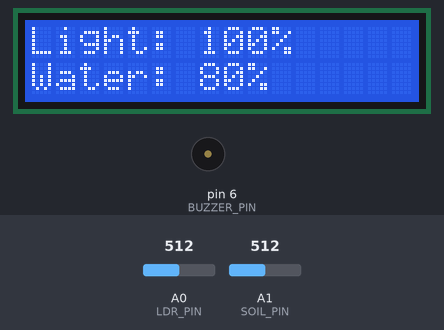
A sketch run on a simulated Arduino Uno, built with avr-gcc and run on an emulated ATmega328P. On the bench: 16×2 character LCD, buzzer (waves = sounding, pin HIGH). The inputs (shaded band) are chosen by the test bench; at power-on: A1 (SOIL_PIN) = 512, A0 (LDR_PIN) = 512. Pins used as bus, display or sensor lines are not drawn; what the sketch prints to the serial monitor is not drawn.

Above: at 3.2 s.
3.3 s: A1 (SOIL_PIN) set to 751
At 5.2 s:
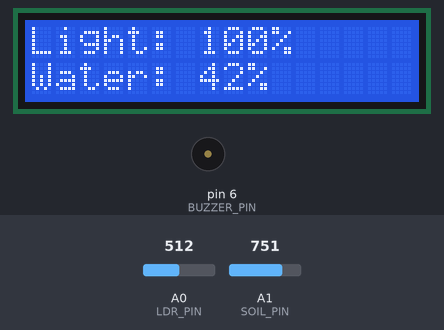
5.5 s: A1 (SOIL_PIN) set to 778
At 7.2 s:
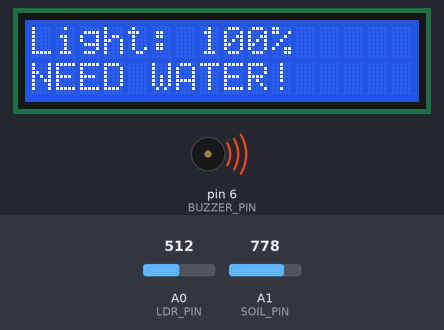
7.5 s: A0 (LDR_PIN) set to 17
At 9.3 s:
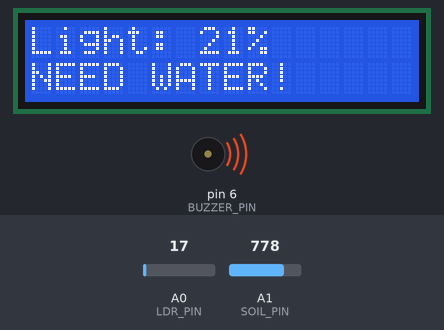
9.6 s: A0 (LDR_PIN) set to 14
At 11.3 s:
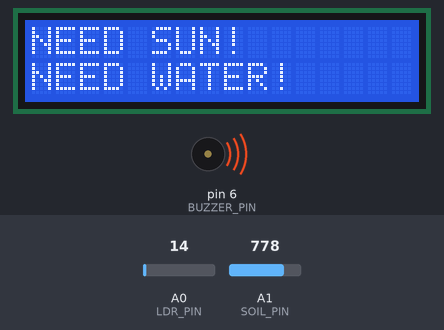
11.6 s: A1 (SOIL_PIN) set to 716
At 13.3 s:
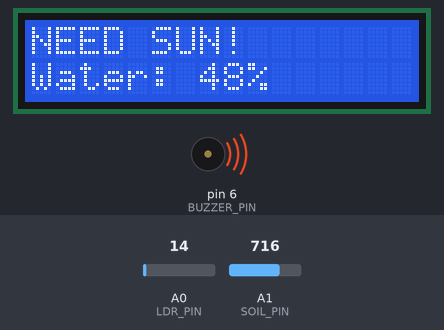
13.6 s: A0 (LDR_PIN) set to 30
At 15.3 s:
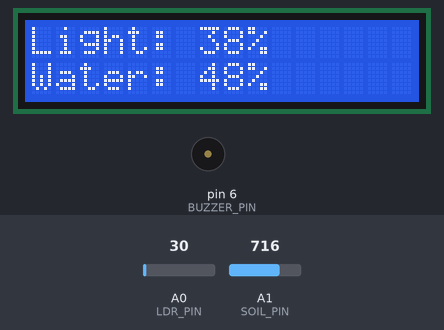
Timing chart, 0 to 16.6 s (numbered marks = the images above; inputs shaded):
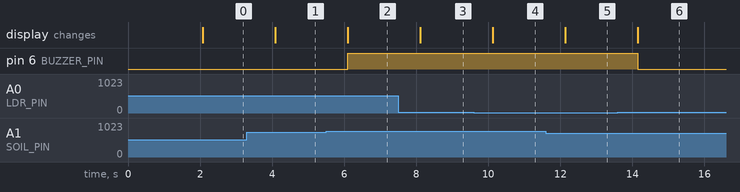

The sketch:

garden_monitor.ino
```cpp
#include <LiquidCrystal.h>

#define LDR_PIN A0
#define SOIL_PIN A1
#define BUZZER_PIN 6

#define LCD_VO_PIN 9
#define LCD_CONTRAST 80

#define LDR_MIN_RAW 0
#define LDR_MAX_RAW 78

#define SOIL_DRY_RAW 1023
#define SOIL_WET_RAW 385

#define MIN_LIGHT_THRESHOLD 20
#define MIN_WATER_THRESHOLD 40

LiquidCrystal lcd(12, 11, 5, 4, 3, 2);

void setup() {
  Serial.begin(9600);

  pinMode(LCD_VO_PIN, OUTPUT);
  analogWrite(LCD_VO_PIN, LCD_CONTRAST);

  lcd.begin(16, 2);
  pinMode(BUZZER_PIN, OUTPUT);

  lcd.clear();
  lcd.setCursor(0, 0);
  lcd.print("System Starting..");
  delay(2000);
}

void loop() {
  int lightValue = analogRead(LDR_PIN);
  int soilValue = analogRead(SOIL_PIN);

  int lightPercentage = map(lightValue, LDR_MIN_RAW, LDR_MAX_RAW, 0, 100);
  lightPercentage = constrain(lightPercentage, 0, 100);

  int soilPercentage = map(soilValue, SOIL_DRY_RAW, SOIL_WET_RAW, 0, 100);
  soilPercentage = constrain(soilPercentage, 0, 100);

  lcd.clear();

  bool triggerBuzzer = false;

  lcd.setCursor(0, 0);
  if (lightPercentage < MIN_LIGHT_THRESHOLD) {
    lcd.print("NEED SUN!");
    triggerBuzzer = true;
  } else {
    lcd.print("Light: ");
    lcd.print(lightPercentage);
    lcd.print("%");
  }

  lcd.setCursor(0, 1);
  if (soilPercentage < MIN_WATER_THRESHOLD) {
    lcd.print("NEED WATER!");
    triggerBuzzer = true;
  } else {
    lcd.print("Water: ");
    lcd.print(soilPercentage);
    lcd.print("%");
  }

  if (triggerBuzzer == true) {
    digitalWrite(BUZZER_PIN, HIGH);
  } else {
    digitalWrite(BUZZER_PIN, LOW);
  }

  Serial.print("Light: ");
  Serial.print(lightPercentage);
  Serial.print("% | Water: ");
  Serial.print(soilPercentage);
  Serial.println("%");

  delay(1000);
}
```

Measured:
- the behaviour switches between 767 and 768 on A1 (SOIL_PIN) (found by bisection; images 1 and 2)
- the behaviour switches between 16 and 15 on A0 (LDR_PIN) (found by bisection; images 3 and 4)
- after the input at 3.3 s, the display: changes after 0.79 s (image 1)
- after the input at 5.5 s, pin 6 (BUZZER_PIN): LOW → HIGH after 0.60 s; the display: changes after 0.60 s (image 2)
- after the input at 7.5 s, the display: changes after 0.61 s (image 3)
- after the input at 9.6 s, the display: changes after 0.52 s (image 4)
- after the input at 11.6 s, the display: changes after 0.53 s (image 5)
- after the input at 13.6 s, pin 6 (BUZZER_PIN): HIGH → LOW after 0.55 s; the display: changes after 0.55 s (image 6)
